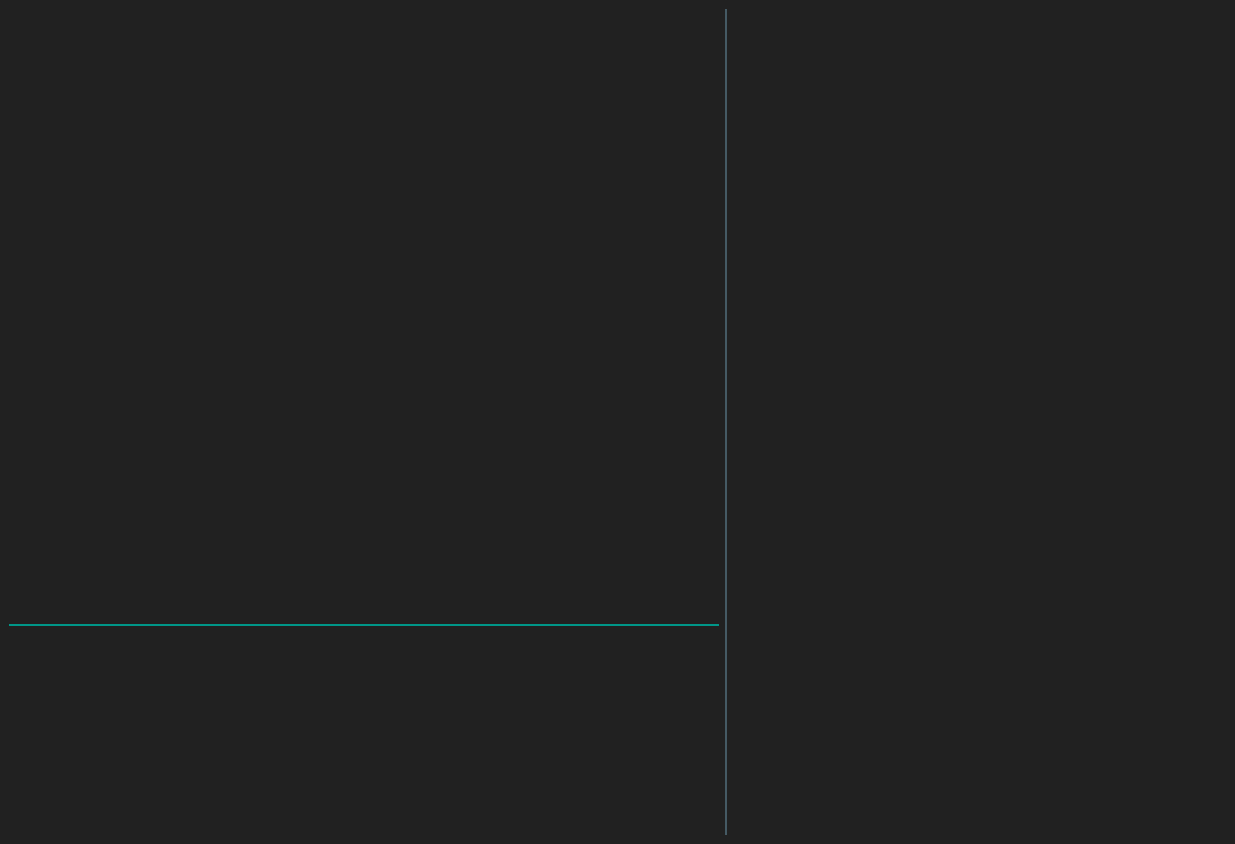
<?xml version="1.0" encoding="UTF-8"?>
<ui version="4.0">
 <class>st_win</class>
 <widget class="QStackedWidget" name="st_win">
  <property name="geometry">
   <rect>
    <x>0</x>
    <y>0</y>
    <width>1235</width>
    <height>844</height>
   </rect>
  </property>
  <property name="windowTitle">
   <string>StackedWidget</string>
  </property>
  <property name="styleSheet">
   <string notr="true">*{
	background-color: rgb(33, 33, 33);
}
#code_win{
border-left:2px solid #455A64;
background-color: #212121;
}
#page_area{
background-color::transparent;
}
#operation_area{
border-top:2px solid #009688;
background-color:transparent;
}</string>
  </property>
  <widget class="QWidget" name="page">
   <layout class="QHBoxLayout" name="horizontalLayout">
    <item>
     <widget class="QWidget" name="widget" native="true">
      <layout class="QVBoxLayout" name="verticalLayout">
       <property name="spacing">
        <number>0</number>
       </property>
       <property name="leftMargin">
        <number>0</number>
       </property>
       <property name="topMargin">
        <number>0</number>
       </property>
       <property name="rightMargin">
        <number>0</number>
       </property>
       <property name="bottomMargin">
        <number>0</number>
       </property>
       <item>
        <widget class="QStackedWidget" name="area_draw">
         <property name="styleSheet">
          <string notr="true">#area_draw{
background-color:red;
}</string>
         </property>
         <property name="currentIndex">
          <number>0</number>
         </property>
         <widget class="QWidget" name="page_area"/>
         <widget class="QWidget" name="page_3"/>
        </widget>
       </item>
       <item>
        <widget class="QStackedWidget" name="operation_area">
         <property name="minimumSize">
          <size>
           <width>0</width>
           <height>211</height>
          </size>
         </property>
         <property name="maximumSize">
          <size>
           <width>16777215</width>
           <height>211</height>
          </size>
         </property>
         <widget class="QWidget" name="page_op"/>
         <widget class="QWidget" name="page_5"/>
        </widget>
       </item>
      </layout>
     </widget>
    </item>
    <item>
     <widget class="QWidget" name="code_win" native="true">
      <property name="minimumSize">
       <size>
        <width>501</width>
        <height>0</height>
       </size>
      </property>
      <property name="maximumSize">
       <size>
        <width>501</width>
        <height>16777215</height>
       </size>
      </property>
     </widget>
    </item>
   </layout>
  </widget>
 </widget>
 <resources/>
 <connections/>
</ui>
